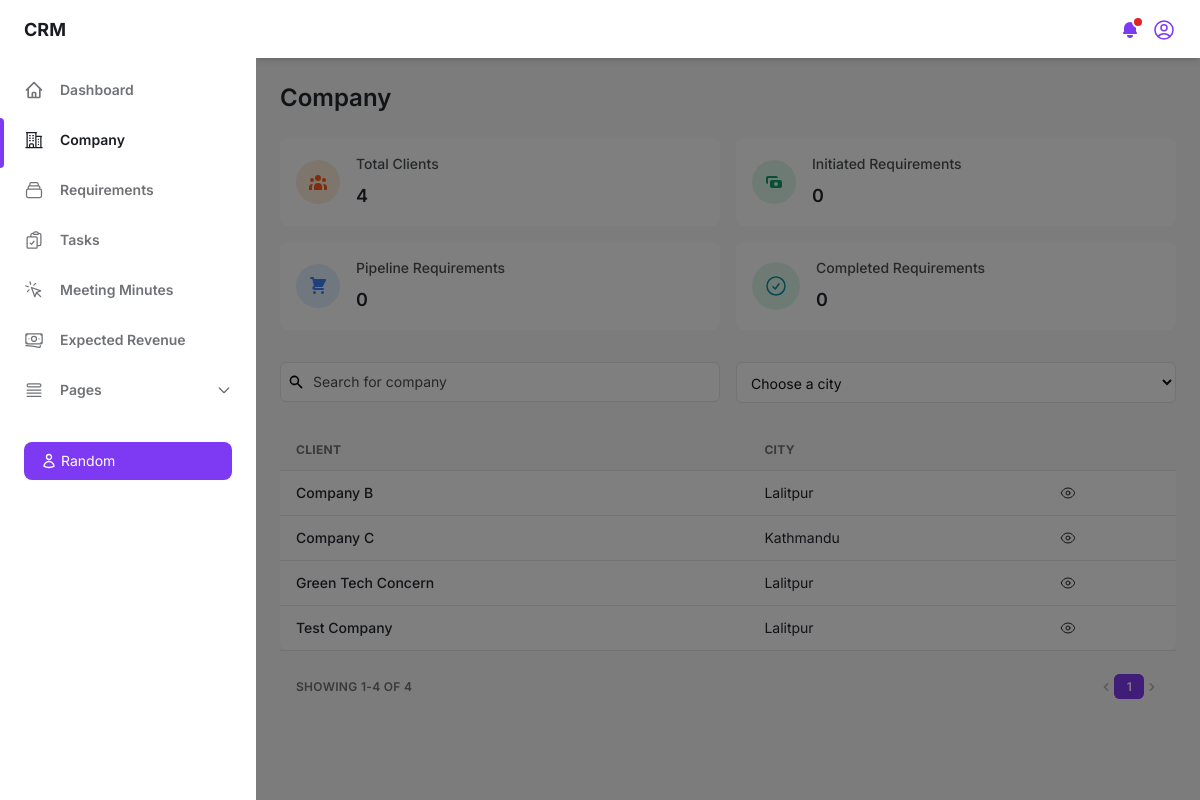
Before: /company/ (signed in) with the older database file.
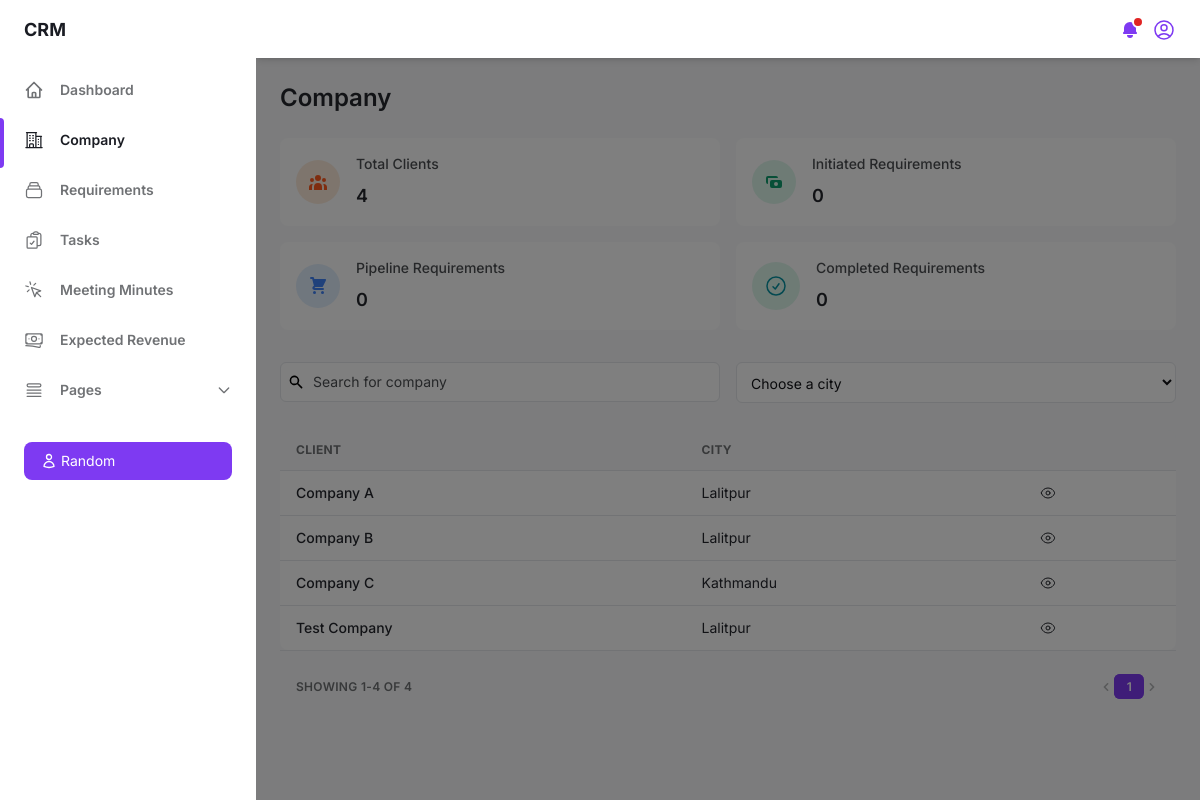
After: the same page with the newer database file.
### crm_app/models.py (models this page shows, shortened)
class Company(models.Model):
    company_name = models.CharField(max_length=100, unique=True)
    sector = models.ForeignKey(Sector, on_delete=models.SET_NULL, null=True, blank=True, related_name='sector_companies')
    address = models.CharField(max_length=100, null=True, blank=True)
    city = models.CharField(max_length=100, null=True, blank=True)
    state = models.CharField(max_length=100, null=True, blank=True)
    country = models.CharField(max_length=100, null=True, blank=True)
    via = models.CharField(max_length=100, null=True, blank=True)
    referral_name = models.CharField(max_length=100, null=True, blank=True)
    website = models.CharField(max_length=255, null=True, blank=True)
    created_by = models.OneToOneField(User, on_delete=models.SET_NULL, null=True, blank=True, related_name='created_company')
    date = models.DateField(default=now)
    status = models.BooleanField(default=True)
    cluster = models.IntegerField(null=True, blank=True)
    class Meta:
        verbose_name_plural = "companies"

### crm_app/views.py (the view)
# urls.py: path('company/', views.company, name='company'),
def company(request):
    if 'staff_id' not in request.session:
        return redirect('login')
    staff_id = request.session.get('staff_id')
    user = Staff.objects.get(id=staff_id)
    companies = Company.objects.order_by('company_name')
    contacts = Contact.objects.select_related('company').all()
    sectors = Sector.objects.values('id', 'sector_name').order_by('sector_name')
    services = Service.objects.values('id', 'service_name').distinct().order_by('service_name')
    brands = Brand.objects.values('id', 'brand_name').distinct().order_by('brand_name')
    products = Product.objects.values('id', 'product_name').distinct().order_by('product_name')
    cities = Company.objects.values_list('city', flat=True).distinct().order_by('city')
    staffs = Staff.objects.all()
    active_companies = Company.objects.filter(status=True).order_by('company_name')
    inactive_companies = Company.objects.filter(status=False).order_by('company_name')
    company_count = Company.objects.count()
    initiated_count = Requirement.objects.filter(status="Initiated").count()
    pipeline_count = Requirement.objects.filter(status="Pipeline").count()
    completed_count = Requirement.objects.filter(status="Completed").count()
    city_filter = request.GET.get('city', None)
    status_filter = request.GET.get('status', 'active')
    if city_filter:
        active_companies = active_companies.filter(city=city_filter)
        inactive_companies = inactive_companies.filter(city=city_filter)
    if status_filter:
        status_value = status_filter.lower() == 'active'
        if status_value:
            active_companies = active_companies.filter(status=True)
        else:
            inactive_companies = inactive_companies.filter(status=False)
    paginator_active = Paginator(active_companies, 10)
    page_active = request.GET.get('page_active')
    try:
        active_companies_page = paginator_active.page(page_active)
    except PageNotAnInteger:
        active_companies_page = paginator_active.page(1)
    except EmptyPage:
        active_companies_page = paginator_active.page(paginator_active.num_pages)
    paginator_inactive = Paginator(inactive_companies, 10)
    page_inactive = request.GET.get('page_inactive')
    try:
        inactive_companies_page = paginator_inactive.page(page_inactive)
    except PageNotAnInteger:
        inactive_companies_page = paginator_inactive.page(1)
    except EmptyPage:
        inactive_companies_page = paginator_inactive.page(paginator_inactive.num_pages)
    context = {'companies': companies, 'contacts': contacts, 'sectors': sectors, 'services': services, 'brands': brands, 'products': products, 'cities': cities, 'staffs': staffs, 'company_count': company_count,
                'initiated_count': initiated_count, 'pipeline_count': pipeline_count, 'completed_count': completed_count, 'active_companies': active_companies_page, 'inactive_companies': inactive_companies_page,
                'paginator_active': paginator_active, 'paginator_inactive': paginator_inactive, 'page_active': page_active, 'page_inactive': page_inactive, 'user': user}
    return render(request, 'company.html', context)

### templates/company.html (shortened to what the changed rows need)
{% load static %}
<!DOCTYPE html>
<html :class="{ 'theme-dark': dark }" x-data="data()" lang="en">
<head>
    <link rel="stylesheet" href="{% static 'css/tailwind.output.css' %}"/>
    <link rel="stylesheet" href="{% static 'css/style.css' %}" />
</head>
<body>
    <div class="flex h-screen bg-gray-50 dark:bg-gray-900" :class="{ 'overflow-hidden': isSideMenuOpen }">
        <div class="flex flex-col flex-1 w-full">
            <main class="h-full overflow-y-auto" id="main-company-content">
                <div class="container px-6 mx-auto grid">
                    <h2 class="my-6 text-2xl font-semibold text-gray-700 dark:text-gray-200">Company</h2>
                    <div class="w-full overflow-hidden rounded-lg shadow-xs" id="company-name-table">
                        <div class="w-full overflow-x-auto">
                            <table class="w-full whitespace-no-wrap">
                                <thead>
                                    <tr class="text-xs font-semibold tracking-wide text-left text-gray-500 uppercase border-b dark:border-gray-700 bg-gray-50 dark:text-gray-400 dark:bg-gray-800">
                                        <th class="px-4 py-3">Client</th>
                                        <th class="px-4 py-3">City</th>
                                        <th class="px-4 py-3"></th>
                                    </tr>
                                </thead>
                                <tbody class="bg-white divide-y dark:divide-gray-700 dark:bg-gray-800">
                                    {% for company in active_companies %}
                                    <tr class="text-gray-700 dark:text-gray-400">
                                        <td class="px-4 py-3">
                                            <p class="font-medium text-sm">{{ company.company_name }}</p>
                                        </td>
                                        <td class="px-4 py-3 text-sm">{{ company.city|default:"-" }}</td>
                                        <td class="px-4 py-3 text-sm">
                                            <a href="{% url 'companydetails' company.id %}">
                                            </a>
                                        </td>
                                    </tr>
                                    {% empty %}
                                    <tr>
                                        <td colspan="5" class="font-medium text-sm text-center dark:text-gray-400 py-3">No companies found.</td>
                                    </tr>
                                    {% endfor %}
                                </tbody>
                            </table>
                        </div>
                    </div>
                    <div class="grid px-4 py-3 text-xs font-semibold tracking-wide text-gray-500 uppercase border-t dark:border-gray-700 bg-gray-50 sm:grid-cols-9 dark:text-gray-400 dark:bg-gray-800">
                        <span class="flex col-span-4 mt-2 sm:mt-auto sm:justify-end">
                            <nav aria-label="Table navigation">
                                <ul class="inline-flex items-center">
                                    {% for num in paginator_active.page_range %}
                                        {% if active_companies.number == num %}
                                        <li>
                                            <span class="px-3 py-1 text-white transition-colors duration-150 bg-purple-600 border border-r-0 border-purple-600 rounded-md focus:outline-none">{{ num }}</span>
                                        </li>
                                        {% else %}
                                        <li>
                                            <a href="?page_active={{ num }}&page_inactive={{ page_inactive }}" class="px-3 py-1 rounded-md focus:outline-none">{{ num }}</a>
                                        </li>
                                        {% endif %}
                                    {% endfor %}
                                </ul>
                            </nav>
                        </span>
                    </div>
                </div>
            </main>
        </div>
    </div>
</body>
</html>

Changed rows visible on the page:
changed Company: company_name "Green Tech Concern" → "Company A"; moves up the list
